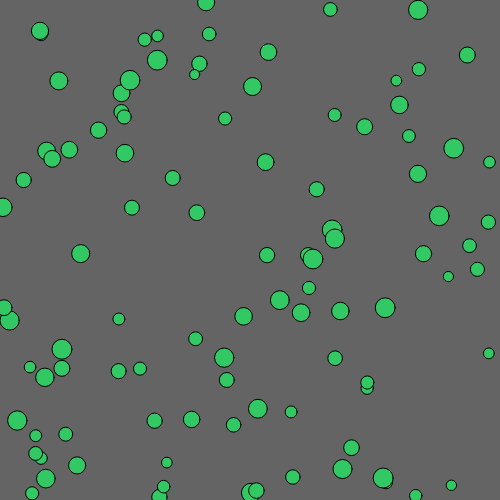
Frame 1 (no input)
Frame 60 (no input): identical to frame 1, image omitted
Frame 120 (the mouse pressed at the canvas centre since frame 60): identical to frame 1, image omitted

The p5.js sketch that drew this single still picture (run headless with seeded random() and noise() and a simulated clock; from frame 60 on, the mouse is pressed at the canvas centre):

// p5.js sketch
// ── sketch.js
var circles = [];
var numOfCircles = 100;
function setup(){
    createCanvas(500, 500);
    for (var i = 0; i < numOfCircles; i++){
        var circle = new Circle();
        var randomX = Math.random() * width;
        var randomY = Math.random() * height;
        var randomSize = 10.0 + Math.random() * 10.0;
        circle.setup(randomX, randomY, randomSize);
        circles.push(circle);
    }
}

function draw(){
    background(100);
    fill(50,200,100);
    for (var i = 0; i < numOfCircles; i++){
        circles[i].draw();
    }
}
// ── circle.js
function Circle(){
	this.setup = function (x, y, size){
		this.myX= x;
		this.myY= y;
		this.mySize= size;
	};

	this.draw = function (){
		ellipse(this.myX, this.myY, this.mySize);
	};
}
